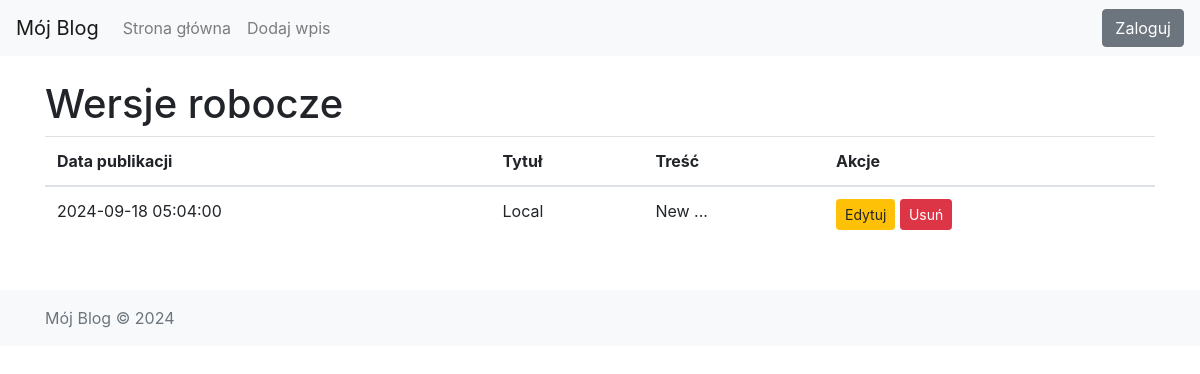
The app's page /drafts/ (signed in) with its own data.
### blog/models.py (models this page shows)
class Entry(db.Model):
    id = db.Column(db.Integer, primary_key=True)
    title = db.Column(db.String(80), nullable=False)
    body = db.Column(db.Text, nullable=False)
    pub_date = db.Column(db.DateTime, nullable=False, default=datetime.datetime.utcnow)
    is_published = db.Column(db.Boolean, default=False)

### blog/routes.py (the view)
@app.route("/drafts/", methods=['GET'])
@login_required
def list_drafts():
   drafts = Entry.query.filter_by(is_published=False).order_by(Entry.pub_date.desc())
   return render_template("drafts.html", drafts=drafts)

### blog/routes.py (called while the page is built)
@login_manager.user_loader
def load_user(user_id):
    return User.query.get(int(user_id))

def login_required(view_func):
    @wraps(view_func)
    def check_permissions(*args, **kwargs):
        if current_user.is_authenticated:
            return view_func(*args, **kwargs)
        return redirect(url_for('login', next=request.path))
    return check_permissions

### blog/templates/drafts.html
{% extends "base.html" %}
{% block content %}
<h1>Wersje robocze</h1>
<table class="table">
    <thead>
        <tr>
            <th>Data publikacji</th>
            <th>Tytuł</th>
            <th>Treść</th>
            <th>Akcje</th>
        </tr>
    </thead>
    <tbody>
        {% for draft in drafts %}
        <tr>
            <td>{{ draft.pub_date.strftime('%Y-%m-%d %H:%M:%S') }}</td>
            <td>{{ draft.title }}</td>
            <td>{{ draft.body[:150] }}...</td>
            <td>
                <a href="{{ url_for('edit_entry', entry_id=draft.id) }}" class="btn btn-warning btn-sm">Edytuj</a>
                <form method="POST" action="{{ url_for('delete_entry', entry_id=draft.id) }}" class="d-inline-block">
                    <button class="btn btn-danger btn-sm" type="submit">Usuń</button>
                </form>
            </td>
        </tr>
        {% endfor %}
    </tbody>
</table>
{% endblock %}

### records on screen
Entry: pub_date "2024-09-18 05:04:00", title "Local", body "New"
